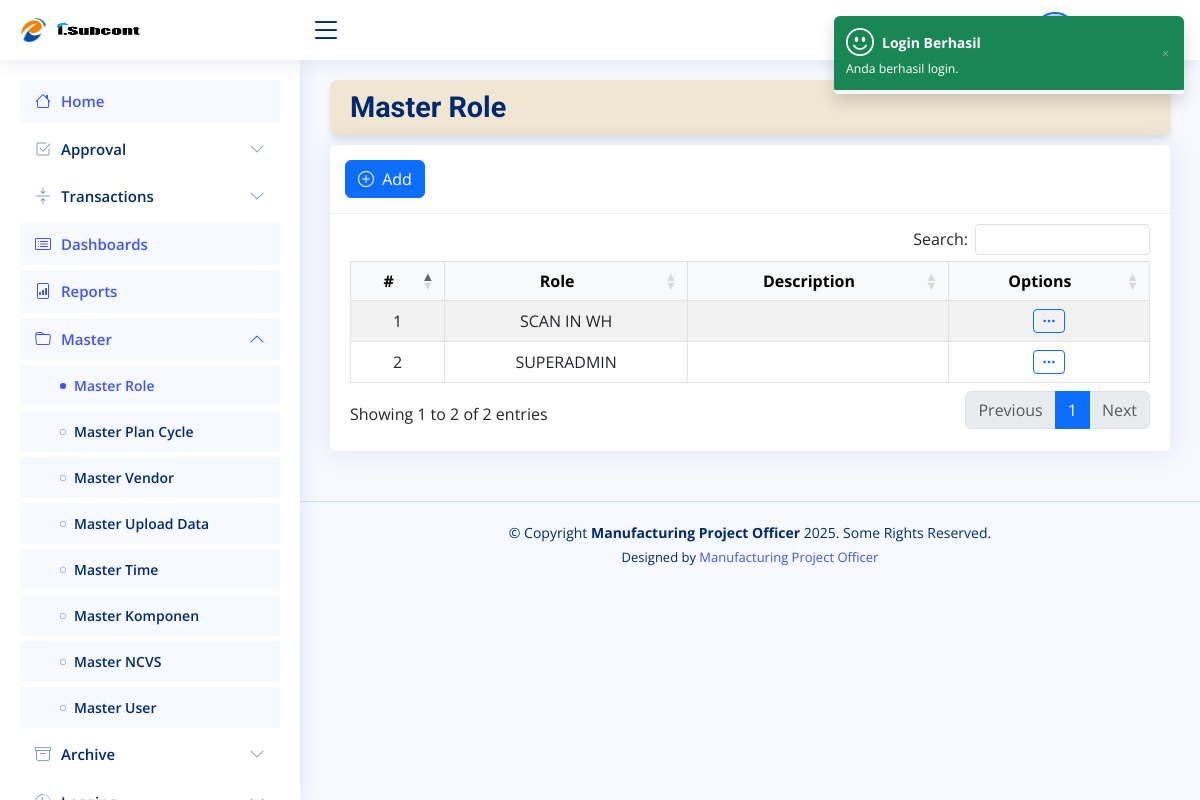
Page /pages/master-role.php (signed in) on the committed database.
### tables this page shows
CREATE TABLE `menus` (
  `id` int(11) NOT NULL,
  `name` varchar(100) NOT NULL,
  `key_name` varchar(100) NOT NULL,
  `url` varchar(150) DEFAULT NULL,
  `icon` varchar(50) DEFAULT NULL,
  `parent_id` int(11) DEFAULT NULL,
  `ordering` int(11) DEFAULT 0,
  `is_active` tinyint(1) DEFAULT 1
);

CREATE TABLE `roles` (
  `id` int(11) NOT NULL,
  `role_name` varchar(100) NOT NULL,
  `description` text DEFAULT NULL,
  `is_deleted` tinyint(4) NOT NULL,
  `updated_by` varchar(50) NOT NULL,
  `timestamp` timestamp NOT NULL DEFAULT current_timestamp()
);

### pages/master-role.php (the view, shortened to what this page needs)
<?php
require_once __DIR__ . '/../config/auth.php';
$sql_roles = "SELECT * FROM roles WHERE is_deleted = '0' ORDER BY role_name ASC";
$result_roles = $conn->query($sql_roles);
?>
<!DOCTYPE html>
<html lang="en">
<head>
  <link href="../assets/vendor/bootstrap/css/bootstrap.min.css" rel="stylesheet">
  <link href="../assets/vendor/bootstrap-icons/bootstrap-icons.css" rel="stylesheet">
  <link href="../assets/vendor/boxicons/css/boxicons.min.css" rel="stylesheet">
  <link href="../assets/vendor/quill/quill.snow.css" rel="stylesheet">
  <link href="../assets/vendor/quill/quill.bubble.css" rel="stylesheet">
  <link href="../assets/vendor/remixicon/remixicon.css" rel="stylesheet">
  <link href="../assets/vendor/simple-datatables/style.css" rel="stylesheet">
  <link href="../assets/css/style.css" rel="stylesheet">
  <link href="https://cdn.jsdelivr.net/npm/select2@4.1.0-rc.0/dist/css/select2.min.css" rel="stylesheet" />
  <link href="https://cdn.jsdelivr.net/npm/select2@4.1.0-rc.0/dist/css/select2.min.css" rel="stylesheet" />
  <link rel="stylesheet" href="https://cdn.datatables.net/1.13.6/css/dataTables.bootstrap5.min.css">
  <link rel="stylesheet" href="https://cdn.datatables.net/buttons/2.4.1/css/buttons.bootstrap5.min.css">
  <link rel="stylesheet" href="https://cdn.datatables.net/responsive/2.5.0/css/responsive.bootstrap5.min.css">
</head>
<body>
  <?php
  include_once __DIR__ . '/../includes/header.php';
  ?>
  <main id="main" class="main">
    <div class="pagetitle text-black" style="background-color: #f0e6d2; padding: 10px 20px; border-radius: 8px; box-shadow: 0 4px 6px rgba(0,0,0,0.1);">
      <h1 style="font-size: 1.8rem; font-weight: 700; font-family: 'Roboto', sans-serif;">
        Master Role
      </h1>
    </div>
    <section class="section">
      <div class="row">
        <div class="col-lg-12">
          <div class="card">
            <div class="card-header text-black">
              <div class="d-flex justify-content-between align-items-center w-100">
                <button type="button" class="btn btn-primary" data-bs-toggle="modal" data-bs-target="#tambahRole">
                  <i class="bi bi-plus-circle me-1"></i> Add
                </button>
              </div>
            </div>
            <div class="card-body" style="margin-top: 10px;">
              <div class="table-responsive" id="userTable">
                <table id="example1" class="table table-bordered table-striped text-center align-middle">
                  <thead class="table-light">
                    <tr>
                      <th class="text-center">#</th>
                      <th class="text-center">Role</th>
                      <th class="text-center">Description</th>
                      <th class="text-center">Options</th>
                    </tr>
                  </thead>
                  <tbody class="table-border-bottom-0">
                    <?php $i = 1; ?>
                    <?php foreach ($result_roles as $row) : ?>
                      <tr>
                        <td><?= $i ?></td>
                        <td><?= $row["role_name"]; ?></td>
                        <td><?= $row["description"]; ?></td>
                        <td>
                          <div class="dropdown">
                            <button class="btn btn-sm btn-outline-primary" type="button" id="dropdownMenu<?= $row['id']; ?>" data-bs-toggle="dropdown" aria-expanded="false">
                              <i class="bi bi-three-dots"></i>
                            </button>
                          </div>
                        </td>
                      </tr>
                      <?php $i++; ?>
                    <?php endforeach; ?>
                  </tbody>
                </table>
              </div>
            </div>
          </div>
        </div>
      </div>
    </section>
  </main>
  <?php include_once __DIR__ . '/../includes/footer.php' ?>
  <link href="https://cdn.jsdelivr.net/npm/select2@4.1.0-rc.0/dist/css/select2.min.css" rel="stylesheet" />
  <?php include_once __DIR__ . '/../includes/notification.php'; ?>
</body>
</html>

### includes/header.php (shortened to what this page needs)
<header id="header" class="header fixed-top d-flex align-items-center">
  <div class="d-flex align-items-center justify-content-between">
    <a href="./../pages/index.php" class="logo d-flex align-items-center">
      <img src="../assets/img/Logo-Stg.png" alt="">
      <img src="../assets/img/isubcont.png" alt="" style="width: 90px; height: 110px;">
    </a>
    <i class="bi bi-list toggle-sidebar-btn"></i>
  </div>
  <nav class="header-nav ms-auto">
    <ul class="d-flex align-items-center">
      <li class="nav-item dropdown pe-3">
        <a class="nav-link nav-profile d-flex align-items-center pe-0" href="#" data-bs-toggle="dropdown">
          <span class="d-none d-md-block dropdown-toggle ps-2 fw-semibold text-dark">
          </span>
        </a>
      </li>
    </ul>
  </nav>
</header>
<aside id="sidebar" class="sidebar">
  <ul class="sidebar-nav" id="sidebar-nav">
    <?php
     $role_id = isset($_SESSION['role_id']) ? (int)$_SESSION['role_id'] : 0;
     $page = $page ?? '';
     $sql = "SELECT m.*
         FROM menus m
         JOIN role_permissions rp ON rp.menu_id = m.id
         WHERE rp.role_id = '{$role_id}' AND rp.allowed = 1
         ORDER BY COALESCE(m.parent_id, 0), m.ordering ASC";
     $res = mysqli_query($conn, $sql);
     $menusByParent = [];
     $menusById = [];
     while ($r = mysqli_fetch_assoc($res)) {
       $r['id'] = (int)$r['id'];
       $r['parent_id'] = is_null($r['parent_id']) || $r['parent_id'] === '' ? 0 : (int)$r['parent_id'];
       $menusByParent[$r['parent_id']][] = $r;
       $menusById[$r['id']] = $r;
     }
     $activeMenuId = null;
     foreach ($menusById as $id => $m) {
       if (!empty($m['key_name']) && $m['key_name'] === $page) {
         $activeMenuId = $id;
         break;
       }
     }
     $openIds = [];
     if ($activeMenuId) {
       $cursor = $activeMenuId;
       while (!empty($menusById[$cursor]['parent_id'])) {
         $parent = (int)$menusById[$cursor]['parent_id'];
         $openIds[$parent] = true;
         $cursor = $parent;
       }
     }
     function renderMenuTree($parent_id, $menusByParent, $menusById, $activeMenuId, $openIds)
     {
       foreach ($menusByParent[$parent_id] as $menu) {
         $id = (int)$menu['id'];
         $hasChild = !empty($menusByParent[$id]);
         $isActive = ($activeMenuId === $id);
         $isOpen   = isset($openIds[$id]);
         $icon = $menu['icon'] ?: ($hasChild ? 'bi bi-folder' : 'bi bi-circle');
         echo '<li class="nav-item">';
         if ($hasChild) {
           echo '<a class="nav-link ' . ($isOpen ? '' : 'collapsed') . '" data-bs-target="#menu-' . $id . '" data-bs-toggle="collapse" href="#">';
           echo '<i class="' . htmlspecialchars($icon) . '"></i><span>' . htmlspecialchars($menu['name']) . '</span>';
           echo '<i class="bi bi-chevron-down ms-auto"></i></a>';
           echo '<ul id="menu-' . $id . '" class="nav-content collapse ' . ($isOpen ? 'show' : '') . '" data-bs-parent="#sidebar-nav">';
           renderMenuTree($id, $menusByParent, $menusById, $activeMenuId, $openIds);
           echo '</ul>';
         } else {
           echo '<a class="nav-link ' . ($isActive ? 'active' : '') . '" href="' . htmlspecialchars($menu['url']) . '">';
           echo '<i class="' . htmlspecialchars($icon) . '"></i><span>' . htmlspecialchars($menu['name']) . '</span></a>';
         }
         echo '</li>';
       }
     }
     renderMenuTree(0, $menusByParent, $menusById, $activeMenuId, $openIds);
     ?>
  </ul>
</aside>

### assets/css/style.css (style rules this page uses)
:root { scroll-behavior: smooth; }
body { font-family: "Open Sans", sans-serif; background: #f6f9ff; color: #444444; }
a { color: #4154f1; text-decoration: none; }
h1, h2, h3, h4, h5, h6 { font-family: "Nunito", sans-serif; }
#main { margin-top: 60px; padding: 20px 30px; transition: all 0.3s; }
.pagetitle { margin-bottom: 10px; }
.pagetitle h1 { font-size: 24px; margin-bottom: 0; font-weight: 600; color: #012970; }
.card { margin-bottom: 30px; border: none; border-radius: 5px; box-shadow: 0px 0 30px rgba(1, 41, 112, 0.1); }
.card-header, .card-footer { border-color: #ebeef4; background-color: #fff; color: #798eb3; padding: 15px; }
.card-body { padding: 0 20px 20px 20px; }
.logo { line-height: 1; }
@media (min-width: 1200px) { .logo { width: 280px; } }
.logo img { max-height: 26px; margin-right: 6px; }
.header { transition: all 0.5s; z-index: 997; height: 60px; box-shadow: 0px 2px 20px rgba(1, 41, 112, 0.1); background-color: #fff; padding-left: 20px; }
.header .toggle-sidebar-btn { font-size: 32px; padding-left: 10px; cursor: pointer; color: #012970; }
.header-nav ul { list-style: none; }
.header-nav > ul { margin: 0; padding: 0; }
.header-nav .nav-profile { color: #012970; }
.header-nav .nav-profile span { font-size: 14px; font-weight: 600; }
.sidebar { position: fixed; top: 60px; left: 0; bottom: 0; width: 300px; z-index: 996; transition: all 0.3s; padding: 20px; overflow-y: auto; scrollbar-width: thin; scrollbar-color: #aab7cf transparent; box-shadow: 0px 0px 20px rgba(1, 41, 112, 0.1); background-color: #fff; }
@media (min-width: 1200px) { #main, #footer { margin-left: 300px; } }
.sidebar-nav { padding: 0; margin: 0; list-style: none; }
.sidebar-nav li { padding: 0; margin: 0; list-style: none; }
.sidebar-nav .nav-item { margin-bottom: 5px; }
.sidebar-nav .nav-link { display: flex; align-items: center; font-size: 15px; font-weight: 600; color: #4154f1; transition: 0.3; background: #f6f9ff; padding: 10px 15px; border-radius: 4px; }
.sidebar-nav .nav-link i { font-size: 16px; margin-right: 10px; color: #4154f1; }
.sidebar-nav .nav-link.collapsed { color: #012970; background: #fff; }
.sidebar-nav .nav-link.collapsed i { color: #899bbd; }
.sidebar-nav .nav-link .bi-chevron-down { margin-right: 0; transition: transform 0.2s ease-in-out; }
.sidebar-nav .nav-link:not(.collapsed) .bi-chevron-down { transform: rotate(180deg); }
.sidebar-nav .nav-content { padding: 5px 0 0 0; margin: 0; list-style: none; }
.sidebar-nav .nav-content a { display: flex; align-items: center; font-size: 14px; font-weight: 600; color: #012970; transition: 0.3; padding: 10px 0 10px 40px; transition: 0.3s; }
.sidebar-nav .nav-content a i { font-size: 6px; margin-right: 8px; line-height: 0; border-radius: 50%; }
.sidebar-nav .nav-content a:hover, .sidebar-nav .nav-content a.active { color: #4154f1; }
.sidebar-nav .nav-content a.active i { background-color: #4154f1; }

### rows in the picture
menus: name "Home"
menus: name "Approval"
menus: name "Transactions"
menus: name "Dashboards"
menus: name "Reports"
menus: name "Master"
menus: name "Master Role"
menus: name "Master Plan Cycle"
menus: name "Master Vendor"
menus: name "Master Upload Data"
menus: name "Master Time"
menus: name "Master Komponen"
menus: name "Master NCVS"
menus: name "Master User"
menus: name "Archive"
roles: role_name "SCAN IN WH"
roles: role_name "SUPERADMIN"

### other values in the picture
$login_title "Login Berhasil"
$login_message "Anda berhasil login."
